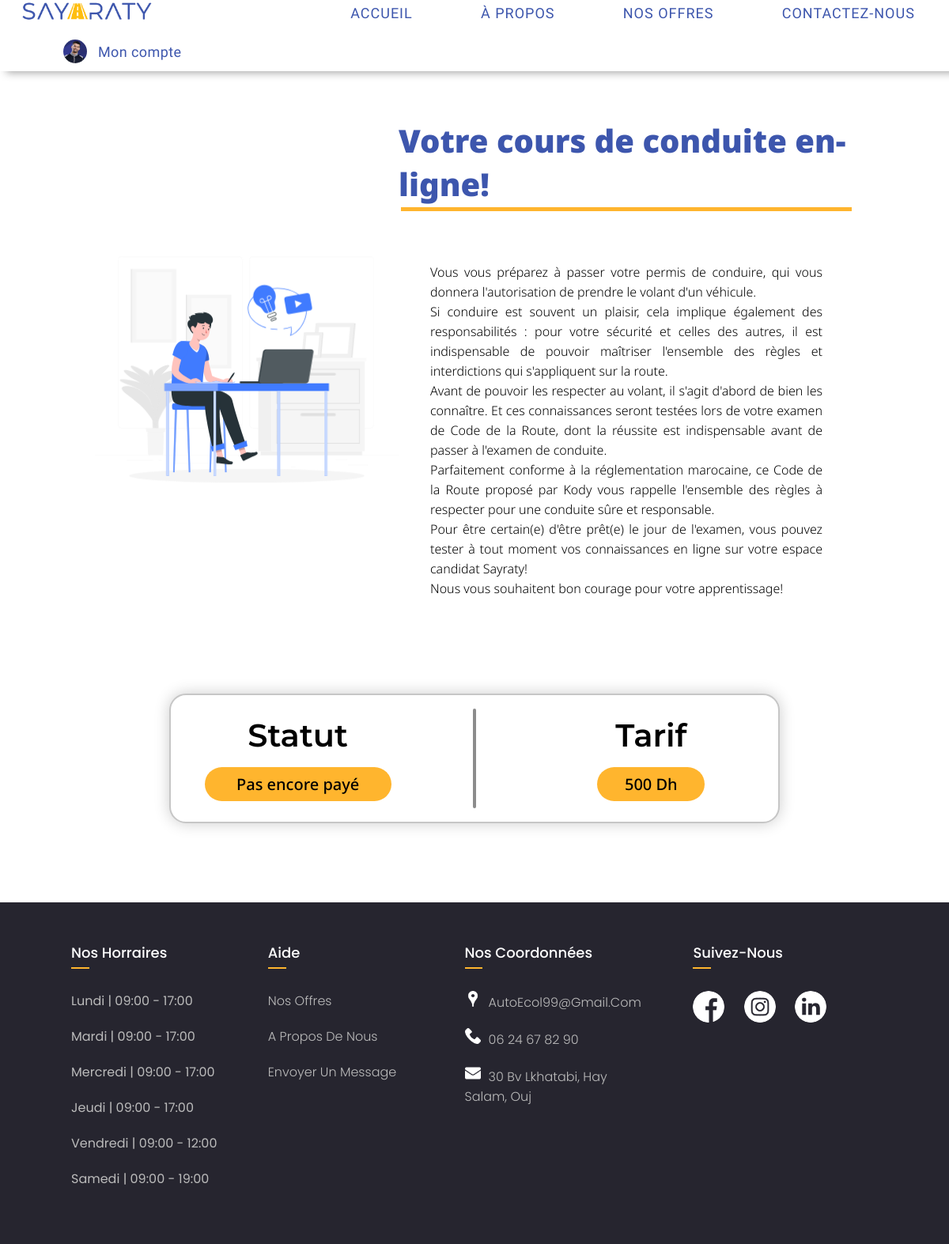
The page /Candidat/CoursQest.php (signed in) on the database its author committed.
### tables this page shows
CREATE TABLE `candidat` (
  `Login_candidat` varchar(30) NOT NULL,
  `Password` varchar(200) DEFAULT NULL,
  `Nom` varchar(30) DEFAULT NULL,
  `Email_candidat` varchar(30) DEFAULT NULL,
  `Sexe_candidat` varchar(6) DEFAULT NULL,
  `Num_telephone` varchar(15) DEFAULT NULL,
  `Num_CIN_candidat` varchar(10) DEFAULT NULL,
  `Date_de_naissance` date DEFAULT NULL,
  `Date_d_inscription` date DEFAULT NULL,
  `Prix_payer` double DEFAULT NULL,
  `Nb_heures` int(11) DEFAULT NULL,
  `Statut` tinyint(1) DEFAULT NULL,
  `PHOTO` varchar(100) DEFAULT NULL,
  `Adresse` varchar(100) DEFAULT NULL
);

CREATE TABLE `offre` (
  `ID_OFFRE` int(11) NOT NULL,
  `Titre` varchar(600) DEFAULT NULL,
  `Prix` double DEFAULT NULL,
  `Statut` tinyint(1) DEFAULT NULL,
  `Commentaire` varchar(200) DEFAULT NULL,
  `TYPE` varchar(20) DEFAULT NULL
);

### Candidat/CoursQest.php (the view, shortened to what this page needs)
<?PHP
  require("../PHP/Connexion_BD.php");
  echo'
<!DOCTYPE HTML>
<HTML>
	<HEAD>
    <meta CHAESET="UTF-8">
    <meta http-equiv="X-UA-Compatible" content="ie=edge">
    <meta name="viewport" content="width=device-width, initial-scale=1.0">
		<TITLE>Sayarty - Espace Candidat</TITLE>
    <link rel="icon" href="../IMG/SAYARATY_Icon.png">
		<link rel="stylesheet" href="../CSS/style-index.css">
		<link rel="stylesheet" href="../CSS/style-candidat.css">
		<link rel="stylesheet" href="../CSS/style-CoursQest.css">
    <link rel="preconnect" href="https://fonts.googleapis.com">
    <link rel="preconnect" href="https://fonts.gstatic.com" crossorigin>
    <link href="https://fonts.cdnfonts.com/css/monument-extended" rel="stylesheet">
    <link rel="stylesheet" href="https://cdnjs.cloudflare.com/ajax/libs/font-awesome/6.3.0/css/all.min.css"/>
    <link href="//db.onlinewebfonts.com/c/9563028603929a5ec058577b3fb5520a?family=Whipsmart" rel="stylesheet">
    <link href="//db.onlinewebfonts.com/c/55d433372d270829c51e2577a78ef12d?family=Monument+Extended" rel="stylesheet" type="text/css">
    <link href="https://fonts.googleapis.com/css2?family=Poppins:wght@100;200;300;400;500;600;700;800;900&family=Noto+Sans:wght@100;200;300;400;500;600;700;800;900&family=Montserrat:wght@100;200;300;400;500;600;700;800;900&family=Roboto:ital,wght@0,100;0,300;0,500;0,700;1,100;1,300;1,400;1,500;1,700;1,900&family=Secular+One&display=swap" rel="stylesheet">
  </HEAD>
	<BODY>';
    include("CandidatHeader.php");
  echo'
    <div class="Container">';
    if(!$ligne[1]){
      echo'
      <div class="Head">
        <div class="Paragraph">
          <span class="title">Votre cours de conduite en-ligne!</span>
          <span class="content">
            Vous vous préparez à passer votre permis de conduire, qui vous donnera l\'autorisation de prendre le volant d\'un véhicule.<BR>
            Si conduire est souvent un plaisir, cela implique également des responsabilités  : pour votre sécurité et celles des autres, il est indispensable de pouvoir maîtriser l\'ensemble des règles et interdictions qui s\'appliquent sur la route.<BR>
            Avant de pouvoir les respecter au volant, il s\'agit d\'abord de bien les connaître. Et ces connaissances seront testées lors de votre examen de Code de la Route, dont la réussite est indispensable avant de passer à l\'examen de conduite.<BR>
            Parfaitement conforme à la réglementation marocaine, ce Code de la Route proposé par Kody vous rappelle l\'ensemble des règles à respecter pour une conduite sûre et responsable.<BR>
            Pour être certain(e) d\'être prêt(e) le jour de l\'examen, vous pouvez tester à tout moment vos connaissances en ligne sur votre espace candidat Sayraty!<BR>
            Nous vous souhaitent bon courage pour votre apprentissage!
          </span>
        </div>
      </div>
        ';
          echo'
            <div class="UnderPg">
              <div class="first">
                <span class="ftitle">Statut</span>
                <span class="fcontent">Pas encore payé</span>
              </div>
              <HR>';
          $query = "SELECT Prix FROM OFFRE WHERE ID_OFFRE=1";
          $ligne = mysqli_fetch_row(mysqli_query($connect,$query));
          echo '
            <div class="second">
              <span class="ftitle">Tarif</span>
              <span class="scontent">'.$ligne[0].' Dh</span>
            </div>
            </div>';
        }
      else{
        echo'
      <div class="Lesson">
        <UL class="av">
          <div class="chapter">
            <img src ="../IMG/lesson.png">
            <LI><a href="../PHP/download.php?id=1">Chapitre 1 : Panneaux</a></LI>
          </div>
          <div class="chapter">
            <img src ="../IMG/lesson.png">
            <LI><a href="../PHP/download.php?id=2">Chapitre 2 : Panonceaux</a></LI>
          </div>
          <div class="chapter">
            <img src ="../IMG/lesson.png"><span><span>
            <LI><a href="../PHP/download.php?id=3">Chapitre 3 : Dangers</a></LI>
          </div>
          <div class="chapter">
            <img src ="../IMG/lesson.png"><span><span>
            <LI><a href="../PHP/download.php?id=4">Chapitre 4 : Interdiction</a></LI>
          </div>
          <div class="chapter">
            <img src ="../IMG/lesson.png"><span>
            <LI><a href="../PHP/download.php?id=5">Chapitre 5 : Obligation</a><span></LI>
          </div>
          <div class="chapter">
            <img src ="../IMG/lesson.png"><span><span>
            <LI><a href="../PHP/download.php?id=6">Chapitre 6 : Indication</a></LI>
          </div>
          <div class="chapter">
            <img src ="../IMG/lesson.png"><span><span>
            <LI><a href="../PHP/download.php?id=7">Chapitre 7 : Direction</a></LI>
          </div>
          <div class="chapter">
            <img src ="../IMG/lesson.png"><span><span>
            <LI><a href="../PHP/download.php?id=8">Chapitre 8 : Localisation</a></LI>
          </div>
        </UL>
      </div>
      <div class="Lesson">
        <UL class="av">
          <div class="chapter">
            <img src ="../IMG/lesson.png">
            <LI><a href="../PHP/download.php?id=9">Questionnaire 1</a></LI>
          </div>
          <div class="chapter">
            <img src ="../IMG/lesson.png">
            <LI><a href="../PHP/download.php?id=10">Questionnaire 2</a></LI>
          </div>
          <div class="chapter">
            <img src ="../IMG/lesson.png"><span><span>
            <LI><a href="../PHP/download.php?id=11">Questionnaire 3</a></LI>
          </div>
        </UL>
      </div>';}
      echo '</div>';
    include("CandidatFooter.php");
    echo'
</HTML>
';
?>

### Candidat/CandidatHeader.php
<?PHP
echo'
<header>
      <a href="index.php"><img src="../IMG/SAYARATY_LOGO.png"></a>
      <UL class="Nav">
        <LI class = "item1"><a href="index.php">ACCUEIL</a></LI>
        <LI class = "item2"><a href="../Accueil/A-propos.php">&Agrave PROPOS</a></LI>
        <LI class = "item3"><a href="../Accueil/Nos-offres.php">NOS OFFRES</a></LI>
        <LI class = "item4"><a href="../Accueil/Contactez-nous.php">CONTACTEZ-NOUS</a></LI>
      </UL>';
      $query = "SELECT PHOTO,STATUT FROM Candidat WHERE Login_candidat='".$_SESSION["login"]."'";
      $ligne = mysqli_fetch_row(mysqli_query($connect,$query));
      if($ligne!=null){
      echo '
      <span class="mon-compte" onclick="toggleMenu()"><img src="'.$ligne[0].'" class="user-pic"> <span>Mon compte</span></span>
      <div class="sub-menu-wrap" id="subMenu">
        <div class="sub-menu">
          <div class="user-info">
            <img src="'.$ligne[0].'" class="user-pic">
            <h2>'.$_SESSION["login"].'</h2>
            <hr>
            <a href="ModifierProfil.php" class="sub-menu-link">
              <img src="../IMG/modify.png" alt="">
              <P>Modifier Profil</P>
            </a>
            <a href="CoursQest.php" class="sub-menu-link">
              <img src="../IMG/cours.png" alt="">
              <P>Cours & Questionnaire</P>
            </a>
            <a href="EmploiTemps.php" class="sub-menu-link">
              <img src="../IMG/calendar.png" alt="">
              <P>Emploi du temps</P>
            </a>
            <a href="DonnerAvis.php" class="sub-menu-link">
              <img src="../IMG/star.png" alt="">
              <P>Donner mon avis</P>
            </a>
            <a href="../PHP/Deconnexion.php" class="sub-menu-link">
              <img src="../IMG/logout.png" style="padding : 0px 0px 0px 4px; width : 26px" alt="">
              <P>D&eacute;connexion</P>
            </a>
          </div>
        </div>
      </div>
</header>';
      }
      else{
        header("location:../");
      }
?>

### Candidat/CandidatFooter.php (shortened to what this page needs)
<footer>
      <DIV class="FooterContainer">
        <DIV class="Footer-col">
          <h4>Nos Horraires</h4>
          <UL class="Horraire" style="color : #bbb;">
            <LI>Lundi | 09:00 - 17:00</LI>
            <LI>Mardi | 09:00 - 17:00</LI>
            <LI>Mercredi | 09:00 - 17:00</LI>
            <LI>Jeudi | 09:00 - 17:00</LI>
            <LI>Vendredi | 09:00 - 12:00</LI>
            <LI>Samedi | 09:00 - 19:00</LI>
          </UL>
        </DIV>
        <DIV class="Footer-col">
          <h4>aide</h4>
          <UL class="Aide">
            <LI><A HREF="../Accueil/Nos-offres.php">Nos offres</A></LI>
            <LI><A HREF="../Accueil/A-propos.php">A Propos de nous</A></LI>
            <LI><A HREF="../Accueil/Contactez-nous.php">Envoyer un message</A></LI>
          </UL>
        </DIV>
        <DIV class="Footer-col">
          <h4>Nos coordonnées</h4>
          <UL class="coordonnees">
              <?PHP
                $queryAdmin = "SELECT Email,num_telephone_admin,adresse FROM administrateur";
                $values = mysqli_fetch_row(mysqli_query($connect,$queryAdmin));
                echo'
                  <LI><img src = "../IMG/map.png" class = "cor"><A HREF="">'.$values[0].'</A></LI>
                  <LI><img src = "../IMG/phone-call.png" class="cor"><A HREF="">'.$values[1].'</A></LI>
                  <LI><img src = "../IMG/email.png" class="cor"><A HREF="">'.$values[2].'</A></LI>
                ';
              ?>
            </UL>
        </DIV>
        <DIV class="Footer-col">
          <h4>suivez-nous</h4>
          <DIV class="SocialMedia">
            <a href="#"> <img src="../IMG/facebook.png" alt=""></a>
            <a href="#"> <img src="../IMG/instagram.png" alt=""></a>
            <a href="#"> <img src="../IMG/linkedin.png" alt=""></a>
          </DIV>
        </DIV>
      </DIV>
  </footer>

### CSS/style-index.css (style rules this page uses)
* { margin:0; padding:0; text-decoration: none; }
header { top:0; position:fixed; z-index: 3; display:flex; width:100%; height:80px; flex-wrap:wrap; align-items:center; justify-content: space-between; align-content: flex-end; padding-bottom: 10px; background-color: rgb(255, 255, 255); box-shadow: 10px 0px 10px 2px rgba(0,0,0,0.35); }
header img { width:200px; margin-left:10px; }
.Nav { font:400 18px "Secular One"; width: 800px; display:inline-flex; justify-content: space-around; list-style: none; }
.Nav LI a { color:#3D56AD; letter-spacing: 1px; position:relative; display: block; }
.Nav LI a::after { content:''; position: absolute; background-color:#febe10; height:3px; width:100%; left:0; bottom:-5px; transform:scaleX(0); transform-origin: center; transition:all 250ms ease-in; }
.FooterContainer { font-family: 'Poppins', sans-serif; display: flex; flex-wrap: wrap; background-color: #26252f; flex-direction: row; padding: 50px 80px; }
.FooterContainer UL { list-style: none; }
.Footer-col:last-of-type { margin-left:40px; }
.Footer-col { width: 22%; padding: 0 10px; }
.Footer-col h4 { font-size: 18px; color: #ffffff; text-transform: capitalize; margin-bottom: 35px; font-weight: 500; position: relative; }
.Footer-col h4::before { content: ''; position: absolute; left:0; bottom: -7px; background-color: #ffb52e!important; height: 2px; box-sizing: border-box; width: 10%; }
.Footer-col ul li:not(:last-child) { margin-bottom: 10px; }
.Footer-col ul li { margin :20px 0 ; }
.Footer-col ul li a { font-size: 16px; text-transform: capitalize; text-decoration: none; font-weight: 300; color: #bbbbbb; display: inline; transition: all 0.3s ease; }
.Footer-col .SocialMedia a { display: inline-block; height: 40px; width: 40px; background-color:#26252f; margin:0 20px 0 0; text-align: center; line-height: 40px; border-radius: 50%; color: #ffffff; transition: all 0.5s ease; }
.Footer-col .SocialMedia img { display: inline-block; height: 40px; width: 40px; text-align: center; line-height: 40px; border-radius: 50%; color: #ffffff; transition: all 0.5s ease; }

### CSS/style-candidat.css (style rules this page uses)
.user-pic { display:flexbox; border-radius:50%; object-fit:cover; object-position: top; cursor:pointer; margin-left: 80px; }
.user-pic { width: 30px; height:30px; }
Header span { flex-wrap: wrap; display:flex; align-items: center; justify-content: center; cursor:pointer; }
header span span { display: flex; flex-wrap: wrap; text-align: center; margin:0; padding:0; color:#3D56AD; font:18px 'Secular One'; letter-spacing: 0.4px; margin-left: 14PX; margin-right: 66px; }
.mon-compte { position: relative; }
.mon-compte::after { content:''; position: absolute; background-color:#febe10; height:3px; width:500px; right:-108px; bottom:-29px; transform:scaleX(0); transform-origin: center; transition:all 250ms ease-in; }

### CSS/style-CoursQest.css (style rules this page uses)
.Container { display:flex; flex-direction: column; flex-wrap: wrap; justify-content: center; align-items: center; width:80%; gap:5em; margin:150px auto; margin-bottom: 100px; }
.animated { width:40%; height:500px; }
.Head { width: 100%; display:flex; flex-direction: row; flex-wrap: wrap; justify-content: center; align-items: center; }
.Paragraph { display:flex; flex-direction: column; gap:2em; flex-wrap: wrap; justify-content: center; align-items: center; width:60%; }
.title { position: relative; font:900 40px 'Noto Sans'; color:#3D56AD; }
.content { padding:40px; font:300 16px 'Noto Sans'; text-align: justify; line-height: 25px; }
.title::before { content: ''; position: absolute; left: 3px; bottom: -7px; height: 5px; background-color: #ffb52e; box-sizing: border-box; width: 99%; }
.UnderPg { width: 80%; height: 140px; display: flex; flex-direction: row; font-family: 'Noto Sans'; justify-content: center; justify-content: space-around; align-items: center; background-color: #ffffff; border: solid 2px #c6c6c6; box-shadow: 0px 0px 19px 0px rgb(0 0 0 / 20%); border-radius: 21px; padding: 10px 0px; }
hr { height:90%; width:4px; opacity:1; border:none; border-radius: 20px; background: #8c8c8c; box-shadow: none; }
.first, .second { width:200px; display: flex; gap:1em; flex-direction: column; align-items: center; justify-content: center; }
.ftitle { font:600 40px 'Montserrat'; }
.fcontent,.scontent { font: 500 20px 'Noto Sans'; background-color: #ffb52e; border-radius: 30px; width: 200px; text-align: center; padding: 8px 18px }
.scontent { width:100px; }

### Candidat/CandidatFooter.php (style rules this page uses)
.cor { width:20px; margin-right: 10px; }

### rows shown on the page
candidat: PHOTO (picture)
offre: Prix "500"

### other values the page prints
$values[0] "AutoEcol99@gmail.com"
$values[1] "06 24 67 82 90"
$values[2] "30 Bv Lkhatabi, Hay Salam, Ouj"
